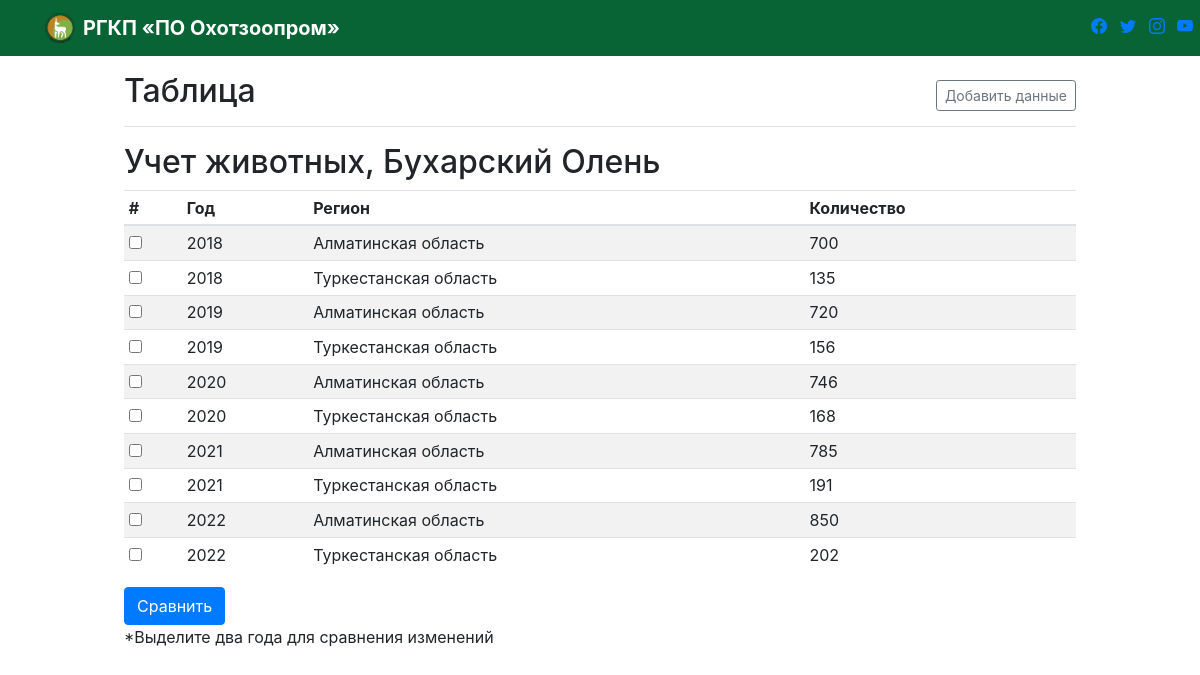
/animal/Бухарский Олень/, run on the app's committed database.
### welcome/models.py (models this page shows, shortened)
class AnimalName(models.Model):
    name = models.CharField(max_length=50)
    def __str__(self):
        return self.name

class AnimalData(models.Model):
    number = models.IntegerField(blank=True, null=True)
    year = models.IntegerField()
    animal = models.ForeignKey(Location, on_delete=models.CASCADE)

class Location(models.Model):
    region = models.CharField(max_length=500)
    name = models.ForeignKey(AnimalName, on_delete=models.CASCADE)

### welcome/views.py (the view, shortened to what this page needs)
# urls.py: path("animal/<str:name>/", animal_view, name="animal_view"),
def animal_view(request, name):
    animal_name = AnimalName.objects.get(name = name)
    location_of_animal = Location.objects.filter(name__name=animal_name)
    records = AnimalData.objects.filter(animal__in=location_of_animal).order_by('year')
    years = []
    for record in records:
        if record.year not in years:
            years.append(record.year)
    data_by_year = {year: [] for year in years}
    for record in records:
        data_by_year[record.year].append(record.number)
    return render(request, 'animal.html', {'locations': location_of_animal, 'records': records, 'name': name, 'data_by_year': data_by_year})

### templates/animal.html (shortened to what this page needs)
{% extends 'navigation.html' %}
{% block content %}
    <main role="main" class="col-md-9 m-auto col-lg-10 pt-3 px-4 justify-content-center">
        <div class="d-flex justify-content-between flex-wrap flex-md-nowrap align-items-center pb-2 mb-3 border-bottom">
          <h1 class="h2">Таблица</h1>
          <div class="btn-toolbar mb-2 mb-md-0">
            <a href="{% url 'add_animal' name %}">
                <button class="btn btn-sm btn-outline-secondary">
                Добавить данные
                </button>
            </a>
          </div>
        </div>
        <h2>Учет животных, {{ name }}</h2>
        <form method="post">
          <div class="table-responsive">
            <table class="table table-striped table-sm">
              <thead>
                <tr>
                  <th># </th>
                  <th>Год </th>
                  <th>Регион</th>
                  <th>Количество</th>
                </tr>
              </thead>
                <tbody>
                  {% for record in records %}
                    <tr>
                        <td><input type="checkbox" name="data" value="{{ record.id }}"></td>
                        <td>{{ record.year }}</td>
                        <td>{{ record.animal.region }}</td>
                        <td>{{ record.number }}</td>
                    </tr>
                  {% endfor %}
                </tbody>
            </table>
          </div>
          <button type="submit" class="btn btn-primary">Сравнить</button>
        </form>
        {% if percentage %}
          Разница между {{ percentage.region1}}, {{ percentage.first_val }} годом и {{ percentage.region2}}, {{ percentage.second_val }} годом <strong>{{ percentage.number }}</strong>%.
        {% else %}
          *Выделите два года для сравнения изменений
        {% endif %}
      </main>
{% endblock %}

### data on the page
AnimalName: name "Бухарский Олень"
AnimalData: year "2018", animal.region "Алматинская область", number "700"
AnimalData: year "2018", animal.region "Туркестанская область", number "135"
AnimalData: year "2019", animal.region "Алматинская область", number "720"
AnimalData: year "2019", animal.region "Туркестанская область", number "156"
AnimalData: year "2020", animal.region "Алматинская область", number "746"
AnimalData: year "2020", animal.region "Туркестанская область", number "168"
AnimalData: year "2021", animal.region "Алматинская область", number "785"
AnimalData: year "2021", animal.region "Туркестанская область", number "191"
AnimalData: year "2022", animal.region "Алматинская область", number "850"
AnimalData: year "2022", animal.region "Туркестанская область", number "202"
